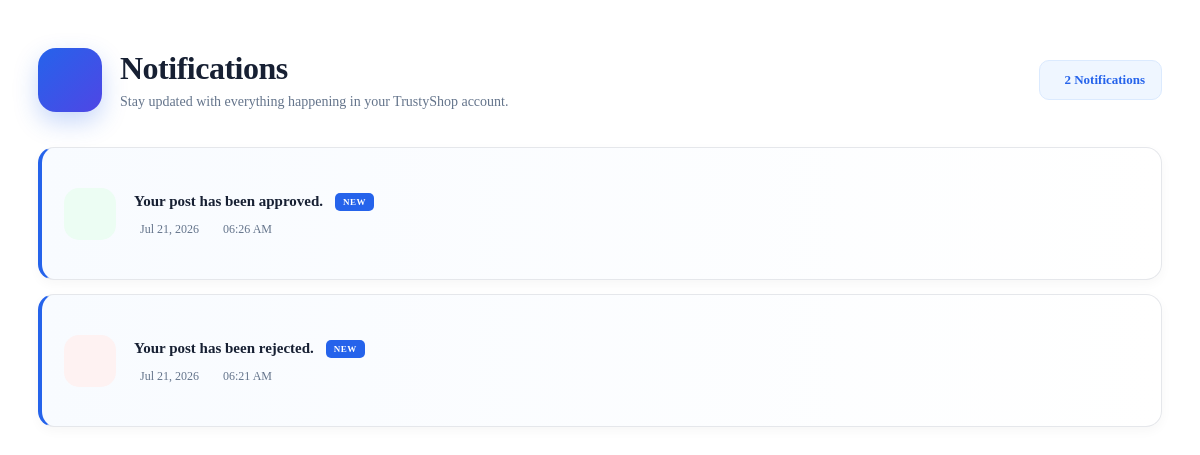
/notifications/ (signed in), run on an earlier commit of the app's database.
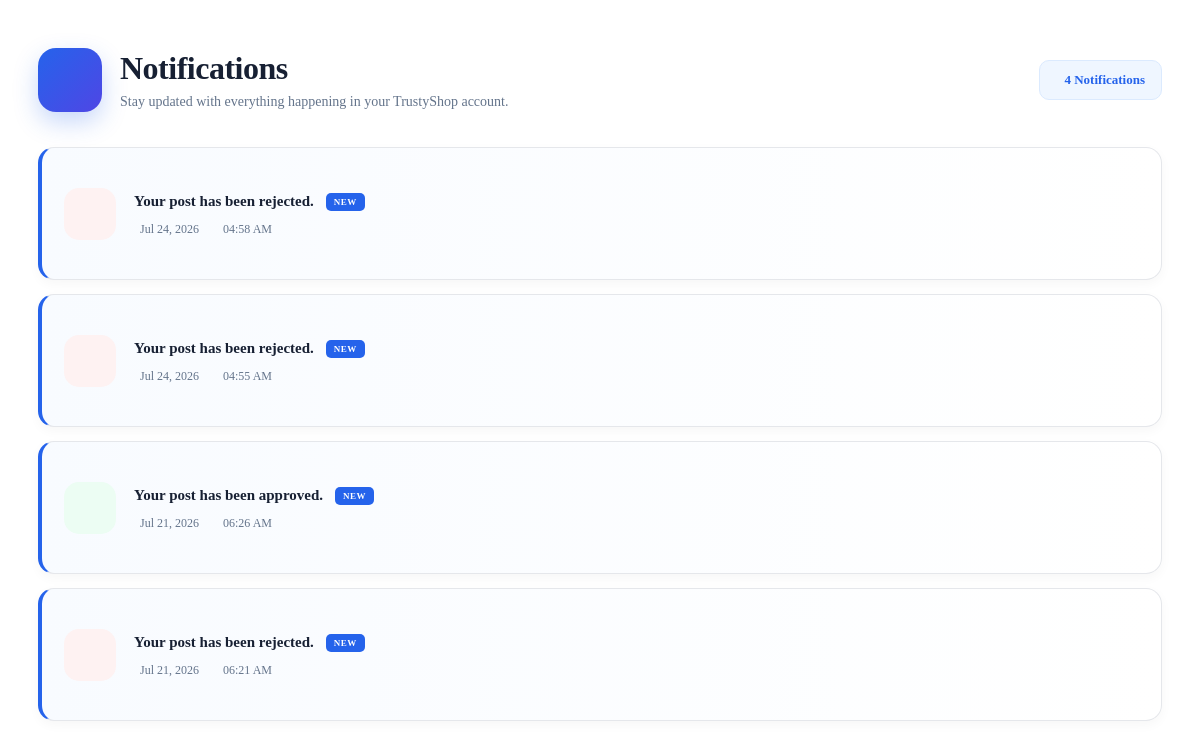
And on a later commit of the database.
### notifications/models.py (models this page shows, shortened)
class Notification(models.Model):
    NOTIFICATION_TYPES = [
        ('approved','Approved'),
        ('rejected','Rejected'),
        ('pending','Pending'),
    ]
    user = models.ForeignKey(
        User,
        on_delete=models.CASCADE
    )
    post = models.ForeignKey(
        Post,
        on_delete=models.CASCADE,
        null=True,
        blank=True
    )
    message = models.CharField(
        max_length=255
    )
    notification_type = models.CharField(
        max_length=20,
        choices=NOTIFICATION_TYPES
    )
    is_read = models.BooleanField(
        default=False
    )
    created_at = models.DateTimeField(
        auto_now_add=True
    )

### notifications/views.py (the view)
# urls.py: path("notifications/",include("notifications.urls")),
def notifications(request):
    data = Notification.objects.filter(
        user=request.user
    ).order_by(
        "-created_at"
    )
    return render(
        request,
        "notifications/notification.html",
        {
            "notifications":data
        }
    )

### adminpanel/context_processors.py (called while the page is built)
def admin_notifications(request):
    if request.user.is_authenticated:
        count = Notification.objects.filter(
            user=request.user,
            is_read=False
        ).count()
        notifications = Notification.objects.filter(
            user=request.user,
            is_read=False
        ).order_by("-created_at")
        return {
            "notification_count": count,
            "admin_notifications": notifications
        }
    return {
        "notification_count":0,
        "admin_notifications":[]
    }

### notifications/templates/notifications/notification.html (shortened to what this page needs)
{% extends 'base.html' %}
{% load static %}
{% block content %}
<link rel="stylesheet" href="{% static 'css/notification.css' %}">
<div class="notifications-page">
    <div class="page-header">
        <div class="page-title-area">
            <div class="page-icon">
            </div>
            <div>
                <h1>Notifications</h1>
                <p>
                    Stay updated with everything happening in your TrustyShop account.
                </p>
            </div>
        </div>
        <div class="notification-count">
            {{ notifications|length }} Notifications
        </div>
    </div>
    <div class="notifications-list">
        {% for notification in notifications %}
        <div class="notification-card {% if not notification.is_read %}unread{% endif %}">
            <div class="notification-icon
                {% if notification.notification_type == 'approved' %}
                    approved
                {% elif notification.notification_type == 'rejected' %}
                    rejected
                {% else %}
                    pending
                {% endif %}
            ">
            </div>
            <div class="notification-body">
                <div class="notification-top">
                    <h3>
                        {{ notification.message }}
                    </h3>
                    {% if not notification.is_read %}
                    <span class="new-badge">
                        NEW
                    </span>
                    {% endif %}
                </div>
                <div class="notification-meta">
                    <span>
                        {{ notification.created_at|date:"M d, Y" }}
                    </span>
                    <span>
                        {{ notification.created_at|date:"h:i A" }}
                    </span>
                </div>
            </div>
        </div>
        {% endfor %}
    </div>
</div>
{% endblock %}

### templates/base.html (shortened to what this page needs)
<!DOCTYPE html>
<html>
<head>
</head>
<body>
{% block content %}
{% endblock %}
</body>
</html>

### notifications/static/css/notification.css (style rules this page uses)
:root { --primary: #2563eb; --primary-light: #eff6ff; --primary-soft: #dbeafe; --text-main: #172033; --text-secondary: #64748b; --border: #e5e7eb; --background: #f8fafc; --white: #ffffff; --success: #16a34a; --success-bg: #ecfdf3; --danger: #dc2626; --danger-bg: #fef2f2; --warning: #d97706; --warning-bg: #fffbeb; }
.notifications-page { max-width: 1150px; margin: auto; padding: 40px 30px 70px; }
.page-header { display: flex; justify-content: space-between; align-items: center; gap: 25px; margin-bottom: 35px; }
.page-title-area { display: flex; align-items: center; gap: 18px; }
.page-icon { width: 64px; height: 64px; display: flex; align-items: center; justify-content: center; border-radius: 18px; color: white; font-size: 25px; background: linear-gradient( 135deg, #2563eb, #4f46e5 ); box-shadow: 0 10px 25px rgba(37, 99, 235, .25); }
.page-title-area h1 { margin: 0; color: var(--text-main); font-size: 32px; font-weight: 750; letter-spacing: -.5px; }
.page-title-area p { margin: 7px 0 0; color: var(--text-secondary); font-size: 14px; }
.notification-count { display: flex; align-items: center; gap: 8px; padding: 11px 16px; border: 1px solid var(--primary-soft); border-radius: 10px; color: var(--primary); background: var(--primary-light); font-size: 13px; font-weight: 600; }
.notifications-list { display: flex; flex-direction: column; gap: 14px; }
.notification-card { position: relative; display: flex; align-items: center; gap: 18px; min-height: 95px; padding: 18px 22px; border: 1px solid var(--border); border-radius: 16px; background: var(--white); box-shadow: 0 4px 12px rgba(15, 23, 42, .035); transition: transform .25s ease, box-shadow .25s ease, border-color .25s ease; }
.notification-card.unread { border-left: 4px solid var(--primary); background: linear-gradient( 90deg, #f8fbff, #ffffff ); }
.notification-icon { flex-shrink: 0; width: 52px; height: 52px; display: flex; align-items: center; justify-content: center; border-radius: 15px; font-size: 22px; }
.notification-icon.approved { color: var(--success); background: var(--success-bg); }
.notification-icon.rejected { color: var(--danger); background: var(--danger-bg); }
.notification-body { flex: 1; min-width: 0; }
.notification-top { display: flex; align-items: center; gap: 12px; }
.notification-top h3 { margin: 0; color: var(--text-main); font-size: 15px; font-weight: 650; line-height: 1.5; }
.notification-meta { display: flex; align-items: center; gap: 18px; margin-top: 9px; }
.notification-meta span { display: flex; align-items: center; gap: 6px; color: var(--text-secondary); font-size: 12px; }
.new-badge { padding: 4px 8px; border-radius: 5px; color: white; background: var(--primary); font-size: 9px; font-weight: 700; letter-spacing: .5px; }

What changed in the data, as far as the page shows it:
added Notification: message "Your post has been rejected.", is_read "NEW", created_at "Jul 24, 2026", created_at "04:58 AM"
added Notification: message "Your post has been rejected.", is_read "NEW", created_at "Jul 24, 2026", created_at "04:55 AM"
Also different on the page:
{{ notifications|length }}: "2" → "4"
